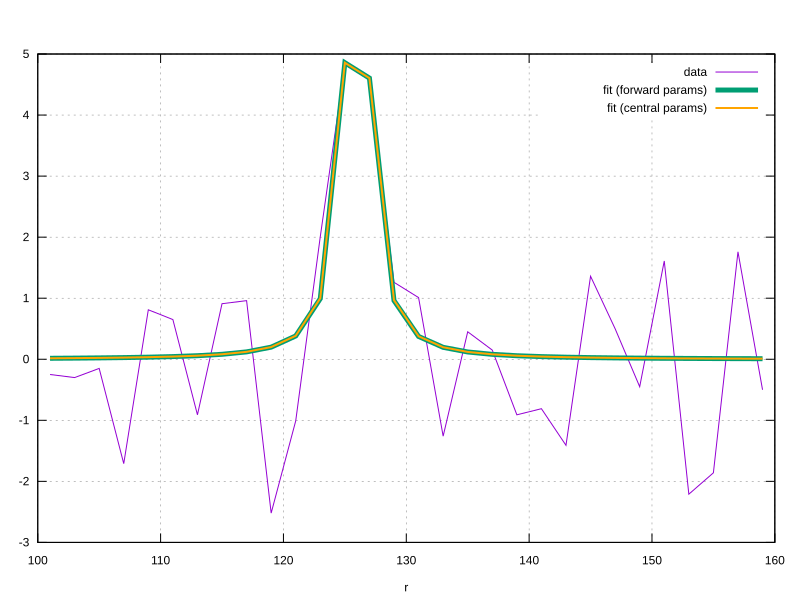

Generate this figure with gnuplot:
set terminal svg background "white" size 800,600
set output "plot.svg"

set xlabel "r"
set grid
analytical(x) = x * exp(-x)

set title " "
plot "out.txt" index 1 using 1:2 with lines title "data",\
     "out.txt" index 2 using 1:2 with lines lw 5 title "fit (forward params)",\
     "out.txt" index 3 using 1:2 with lines lw 2 linecolor rgb "orange" title "fit (central params)"
